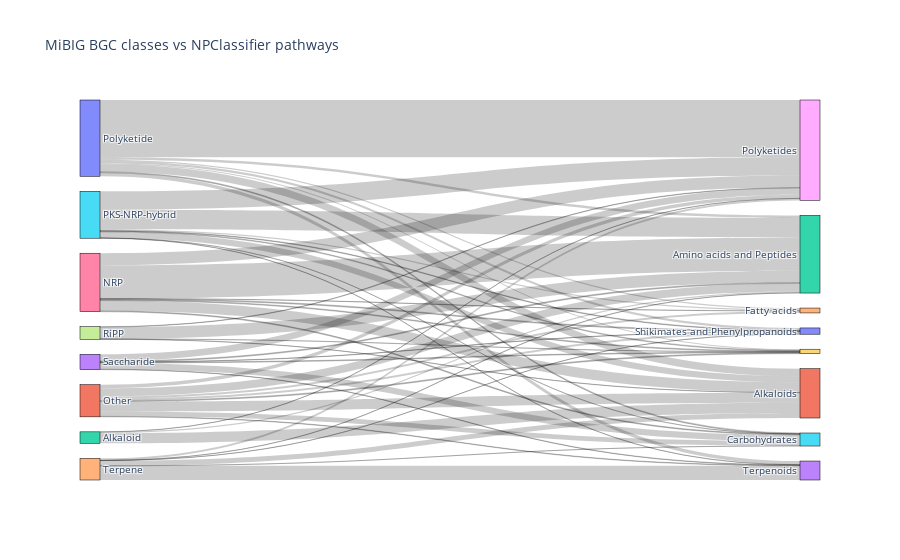

This figure's notebook cell:
### Code cell
import plotly.graph_objects as go

fig = go.Figure(data=[go.Sankey(
    node = dict(
      pad = 15,
      thickness = 20,
      line = dict(color = "black", width = 0.5),
      label = label_vals
    ),
    link = dict(
      source = source_vals, # indices correspond to labels, eg A1, A2, A1, B1, ...
      target = target_vals,
      value = value_vals
  ))])

fig.update_layout(title_text="MiBIG BGC classes vs NPClassifier pathways", font_size=10)
fig.show()

### Figure 1 — Plotly figure (JSON) as saved in the notebook; plotly's stock layout.template omitted (floating-point values rounded to 4 significant figures)
{"data": [{"link": {"source": [0, 0, 0, 0, 0, 0, 0, 0, 1, 1, 1, 1, 1, 1, 1, 1, 2, 2, 2, 3, 3, 3, 3, 3, 3, 4, 4, 4, 4, 4, 4, 5, 5, 5, 5, 5, 5, 5, 5, 6, 6, 6, 6, 6, 6, 6, 7, 7, 7, 7], "target": [8, 9, 10, 11, 12, 13, 14, 15, 8, 15, 12, 11, 10, 9, 14, 13, 11, 12, 8, 15, 8, 12, 13, 9, 10, 8, 13, 15, 12, 11, 10, 8, 11, 12, 9, 10, 14, 13, 15, 12, 15, 11, 8, 9, 10, 14, 12, 9, 8, 11], "value": [548, 10, 20, 72, 24, 35, 14, 9, 35, 46, 78, 96, 21, 9, 19, 5, 97, 12, 1, 60, 64, 9, 4, 7, 3, 19, 136, 1, 2, 49, 1, 177, 58, 187, 7, 6, 12, 2, 1, 320, 8, 99, 115, 8, 9, 2, 113, 2, 4, 2]}, "node": {"label": ["Polyketide", "Other", "Alkaloid", "Saccharide", "Terpene", "PKS-NRP-hybrid", "NRP", "RiPP", "Polyketides", "", "Shikimates and Phenylpropanoids", "Alkaloids", "Amino acids and Peptides", "Terpenoids", "Fatty acids", "Carbohydrates"], "line": {"color": "black", "width": 0.5}, "pad": 15, "thickness": 20}, "type": "sankey"}], "layout": {"font": {"size": 10}, "title": {"text": "MiBIG BGC classes vs NPClassifier pathways"}}}
